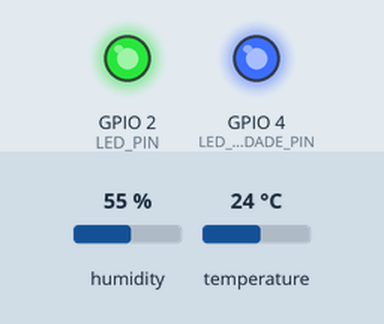
Simulated run of this sketch. Board: ESP32. Parts: output pins drawn as LEDs (lit = HIGH). Inputs (shaded band) come from the test bench; at power-on: humidity 55 %, temperature 24 °C. WiFi joins after 1.5 s; servers stay silent unless stated; no MQTT or app messages arrive unless stated; what the sketch prints to the serial monitor is not drawn.

Above: at 2.7 s.
2.8 s: humidity set to 73 %
4.3 s: humidity set to 76 %
At 4.6 s:
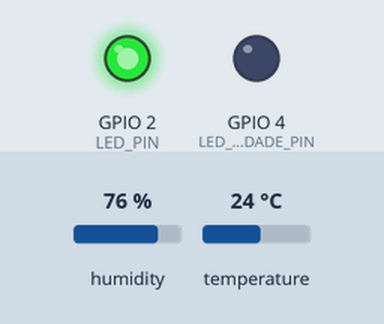
8.8 s: humidity set to 22 %
At 10.0 s:
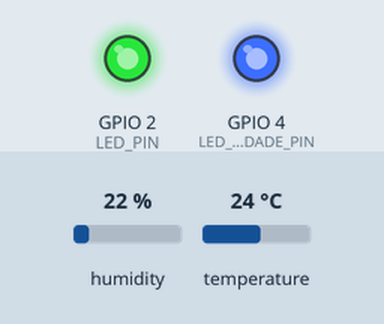
10.3 s: temperature set to 15.9 °C
11.8 s: temperature set to 14.7 °C
At 13.0 s:
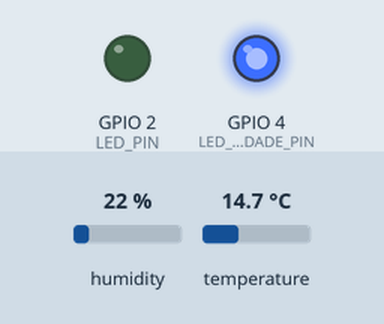
Timing chart, 0 to 14.3 s (numbered marks = the images above; inputs shaded):
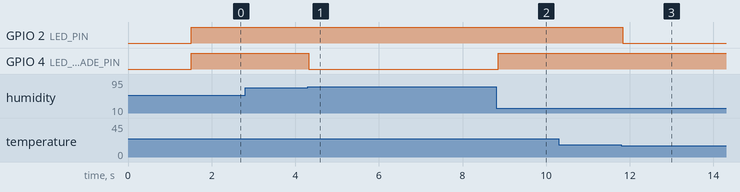

Measured:
- the behaviour switches between 74 and 75 % on humidity (found by bisection; images 0 and 1)
- the behaviour switches between 15.1 and 15 °C on temperature (found by bisection; images 2 and 3)
- after the input at 2.8 s, every drawn part: stays the same
- after the input at 4.3 s, GPIO 4 (LED_UMIDADE_PIN): HIGH → LOW at once
- after the input at 8.8 s, GPIO 4 (LED_UMIDADE_PIN): LOW → HIGH after 0.05 s
- after the input at 10.3 s, every drawn part: stays the same
- after the input at 11.8 s, GPIO 2 (LED_PIN): HIGH → LOW at once

The sketch:

sketch.ino
```cpp
#include "DHTesp.h"
#include <WiFi.h>
#include <WiFiClient.h>
#include <PubSubClient.h>

// Configuração do Wi-Fi
#define WIFI_SSID "Wokwi-GUEST"
#define WIFI_PASSWORD ""
#define WIFI_CHANNEL 6 // Definir o canal Wi-Fi acelera a conexão
int status = WL_IDLE_STATUS; // Status da rede Wi-Fi

// Configuração do MQTT
const char* mqtt_server = "test.mosquitto.org"; // Broker MQTT
char* my_topic_SUB = "FIT/SUB"; // Tópico escolhido para assinatura
char* my_topic_PUB1 = "FIT/PUB_Temperatura"; // Tópico escolhido para publicação
char* my_topic_PUB2 = "FIT/PUB_Umidade"; // Tópico escolhido para publicação

// Configuração do tempo de leitura
int contador = 1;
char mensagem[30];
unsigned long lastMillis = 0;

// Configuração do DHT22
const int DHT_PIN = 15;

// Define os pinos dos LEDs
const int LED_PIN = 2; // Pino do LED para temperatura
const int LED_UMIDADE_PIN = 4; // Pino do LED para umidade

DHTesp dhtSensor;
float ambiente[2];
float lastTemp = -999.0;
float lastHum = -999.0;

WiFiClient espClient;
PubSubClient client(espClient);

void setup() {
  // Inicializa a comunicação serial
  Serial.begin(115200);
  Serial.println("Olá, ESP32!");

  // Define os pinos dos LEDs como saída
  pinMode(LED_PIN, OUTPUT);
  pinMode(LED_UMIDADE_PIN, OUTPUT);

  // Inicializa o sensor DHT22
  dhtSensor.setup(DHT_PIN, DHTesp::DHT22);

  // Conecta ao Wi-Fi
  conectaWifi();

  // Configura o servidor MQTT e a função de callback
  client.setServer(mqtt_server, 1883);
  client.setCallback(callback);
}

void loop() {
  // Coleta os dados do sensor
  sensor_ambiente();

  // Verifica se a temperatura está dentro do intervalo desejado
  if (ambiente[0] > 15 && ambiente[0] < 30) {
    digitalWrite(LED_PIN, HIGH); // Acende o LED
  } else {
    digitalWrite(LED_PIN, LOW); // Apaga o LED
  }

  // Verifica se a umidade está abaixo de 75%
  if (ambiente[1] < 75) {
    digitalWrite(LED_UMIDADE_PIN, HIGH); // Acende o LED de umidade
  } else {
    digitalWrite(LED_UMIDADE_PIN, LOW); // Apaga o LED de umidade
  }

  // Verifica se houve uma alteração nos valores de temperatura ou umidade
  if (ambiente[0] != lastTemp || ambiente[1] != lastHum) {
    // Imprime os valores no monitor serial
    Serial.print("Temperatura: ");
    Serial.print(ambiente[0]);
    Serial.print(" C Umidade: ");
    Serial.print(ambiente[1]);
    Serial.println("");

    // Atualiza os valores anteriores
    lastTemp = ambiente[0];
    lastHum = ambiente[1];
  }

  // Verifica a conexão MQTT e processa as mensagens recebidas
  if (!client.connected()) {
    reconnect();
  }
  client.loop();

  // Aguarda 15 segundos para enviar uma nova mensagem
  if (millis() - lastMillis > 15000) {
    lastMillis = millis();

    // Envio da temperatura
    int val_int = (int)ambiente[0];
    float val_float = (abs(ambiente[0]) - abs(val_int)) * 100000;
    int val_fra = (int)val_float;
    sprintf(mensagem, "%d.%d", val_int, val_fra);

    // Imprime a mensagem no monitor serial
    Serial.print("Mensagem enviada: ");
    Serial.println(mensagem);

    // Envia a mensagem para o broker MQTT
    client.publish(my_topic_PUB1, mensagem);
    Serial.print(contador);
    Serial.println("-Temperatura enviada com sucesso...");

    // Envio da umidade
    val_int = (int)ambiente[1];
    val_float = (abs(ambiente[1]) - abs(val_int)) * 100000;
    val_fra = (int)val_float;
    sprintf(mensagem, "%d.%d", val_int, val_fra);

    // Imprime a mensagem no monitor serial
    Serial.print("Mensagem enviada: ");
    Serial.println(mensagem);

    // Envia a mensagem para o broker MQTT
    client.publish(my_topic_PUB2, mensagem);
    Serial.print(contador);
    Serial.println("-Umidade enviada com sucesso...");

    // Incrementa o contador
    contador++;
  }

  delay(100); // Adiciona um atraso para evitar sobrecarregar o broker MQTT com mensagens
}

void conectaWifi() {
  // Inicia a conexão Wi-Fi
  WiFi.begin(WIFI_SSID, WIFI_PASSWORD, WIFI_CHANNEL);
  Serial.print("Conectando ao Wi-Fi ");
  Serial.print(WIFI_SSID);

  // Aguarda pela conexão
  while (WiFi.status() != WL_CONNECTED) {
    delay(100);
    Serial.print(".");
  }

  // Imprime informações sobre a conexão Wi-Fi
  Serial.println(" Conectado!");
  Serial.print("IP address: ");
  Serial.println(WiFi.localIP());
}

void callback(char* topic, byte* payload, unsigned int length) {
  // Função de callback para processar mensagens recebidas
  String string = "";

  // Imprime informações sobre a mensagem recebida
  Serial.print("Chegou a mensagem [");
  Serial.print(topic);
  Serial.print("] ");

  // Converte a mensagem para uma string
  for (int i = 0; i < length; i++) {
    string += ((char)payload[i]);
  }

  // Imprime a mensagem no monitor serial
  Serial.println(string);
}

void reconnect() {
  // Tenta reconectar ao broker MQTT
  while (!client.connected()) {
    Serial.print("Tentando conectar ao MQTT...");

    // Tenta conectar ao broker MQTT com um ID de cliente único
    if (client.connect("ESPClient")) {
      Serial.println("Conectado");

      // Assina o tópico escolhido
      client.subscribe(my_topic_SUB);
    } else {
      // Imprime informações sobre a falha na conexão
      Serial.print("falhou, rc=");
      Serial.print(client.state());
      Serial.println(" Tente novamente em 5 segundos");

      // Aguarda 5 segundos antes de tentar novamente
      delay(5000);
    }
  }
}

void sensor_ambiente() {
  // Coleta os dados de temperatura e umidade do sensor DHT22
  TempAndHumidity data = dhtSensor.getTempAndHumidity();
  ambiente[0] = data.temperature;
  ambiente[1] = data.humidity;
}
```
